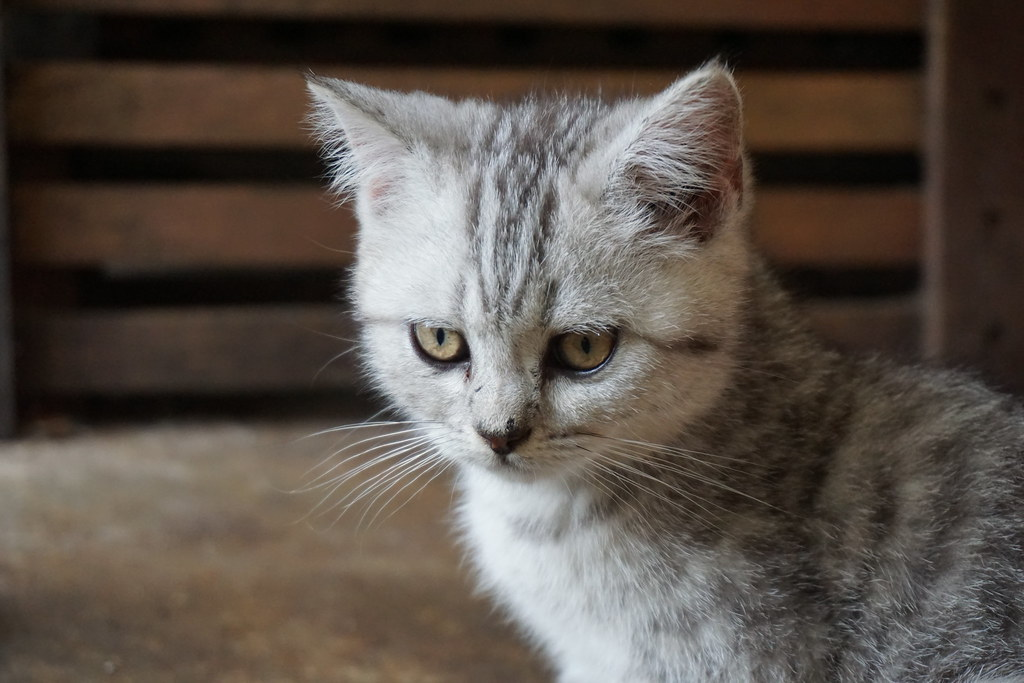
#> input picture img_sharpening/img_data/cat.jpg, 1024 x 683 px
$ python sharpening.py
#> lines starting #> are read from the running program, lines starting #| are printed output that depends on the picture
import cv2
import numpy as np

# Read img file
img = cv2.imread("./img_data/cat.jpg")
#> img is the input picture: shape (683, 1024, 3); mean B, G, R 72.7, 80.2, 89.2

# Create custom kernel
kernel1 = np.array([[0, -1, 0],
                   [-1, 5, -1],
                   [0, -1, 0]])
kernel2 = np.array([[-1, -1, -1],
                   [-1, 9, -1],
                   [-1, -1, -1]])

# img sharpening using filter2D
img_filter2D = cv2.filter2D(img, ddepth=-1, kernel=kernel2)
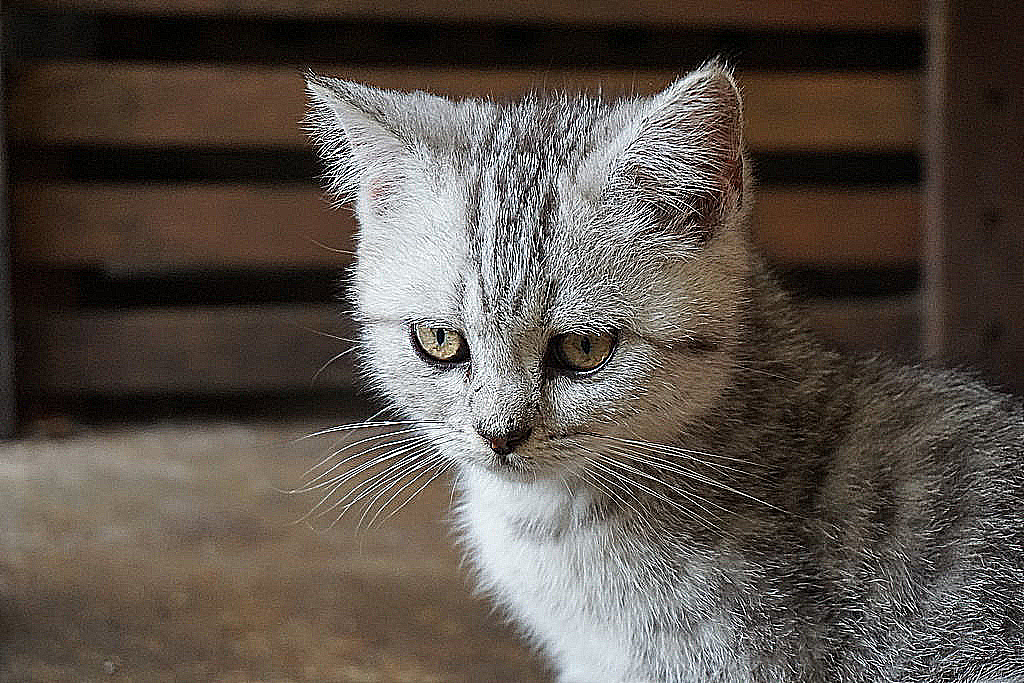
#> img_filter2D: shape (683, 1024, 3); mean B, G, R 73, 80.4, 89.2

# highpass filtering
img_gaussian_blur = cv2.GaussianBlur(img, (3, 3), sigmaX=3)
img_highpass = img - img_gaussian_blur + 127
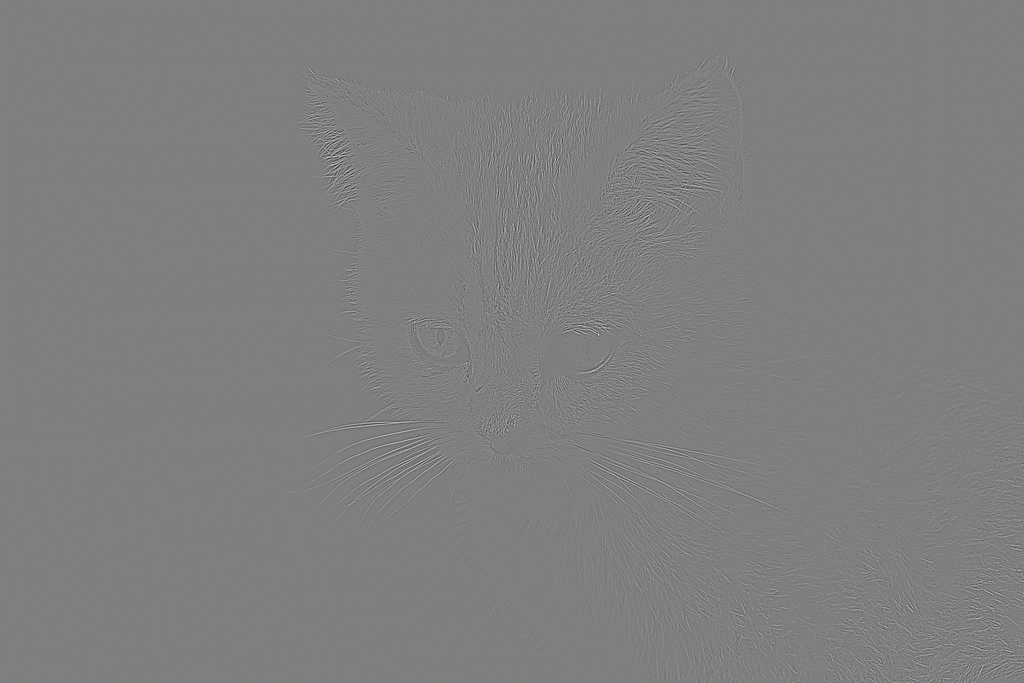
#> img_highpass: shape (683, 1024, 3); mean B, G, R 127, 127, 127

# unsharp masking / Highboost filtering
img_highboost = cv2.addWeighted(img, 2, img_gaussian_blur, -1, 0)

# Laplacian filtering
img_laplacian_blur = cv2.Laplacian(img, ddepth=8)
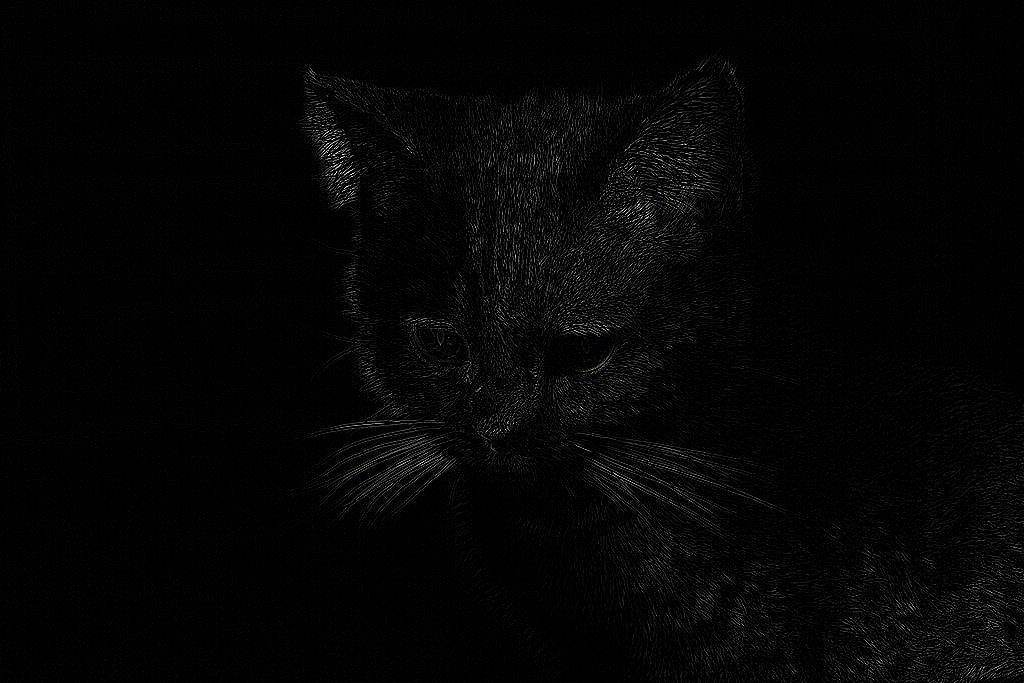
#> img_laplacian_blur: shape (683, 1024, 3); mean B, G, R 4.9, 4.9, 4.9
img_laplacian_sharp = cv2.addWeighted(img, 1.3, img_laplacian_blur, -1, 0)
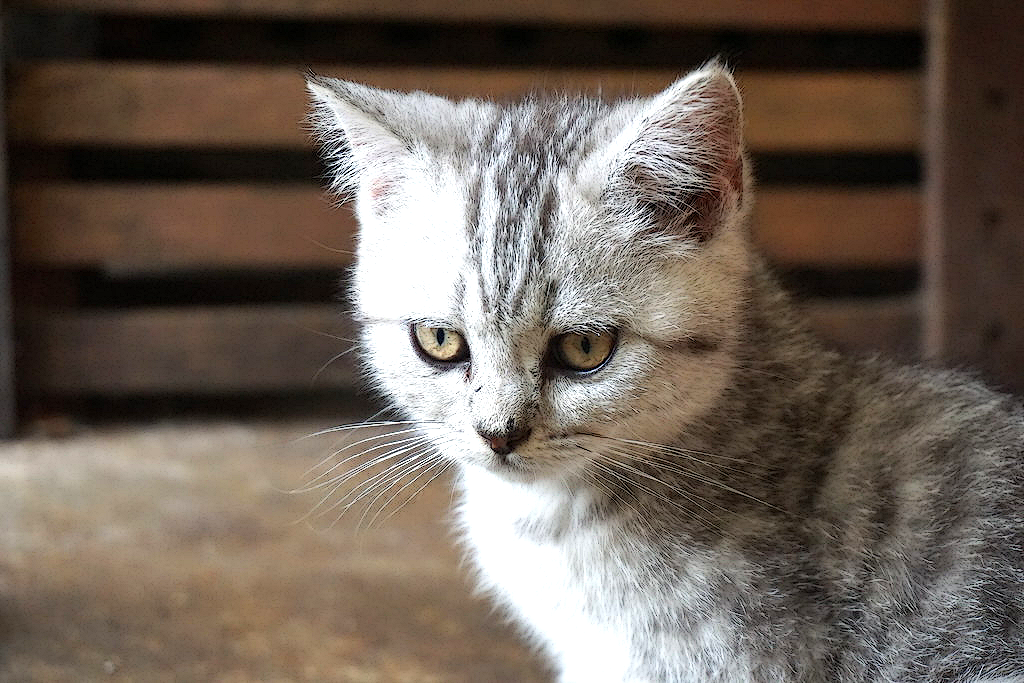
#> img_laplacian_sharp: shape (683, 1024, 3); mean B, G, R 88.3, 98.3, 110.3

# print result
cv2.imshow("before", img)
cv2.waitKey()
cv2.imshow("after", img_laplacian_sharp)
cv2.waitKey()
cv2.destroyAllWindows()

# write result
# cv2.imwrite("./img_processed/img_filter2D.jpg", img_filter2D)
# cv2.imwrite("./img_processed/img_highboost.jpg", img_highboost)
# cv2.imwrite("./img_processed/img_laplacian_sharp.jpg", img_laplacian_sharp)

$ run again, with img_sharpening/img_data/moutain.jpg copied over img_sharpening/img_data/cat.jpg
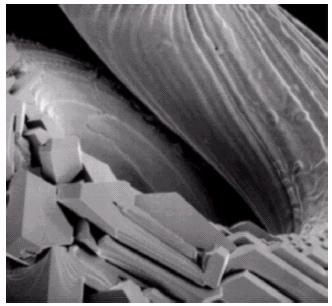
#> input picture img_sharpening/img_data/moutain.jpg, 332 x 306 px
#> img is the input picture: shape (306, 332, 3); mean B, G, R 110.8, 108, 110.1
#> `img_laplacian_blur = cv2.Laplacian(img, ddepth=8)`:
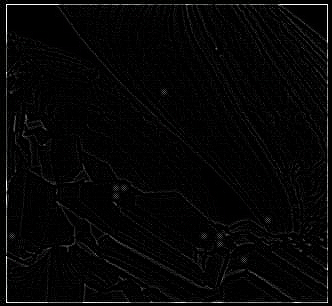
#> img_laplacian_blur: shape (306, 332, 3); mean B, G, R 5.9, 5.9, 5.9
#> `img_laplacian_sharp = cv2.addWeighted(img, 1.3, img_laplacian_blur, -1..`:
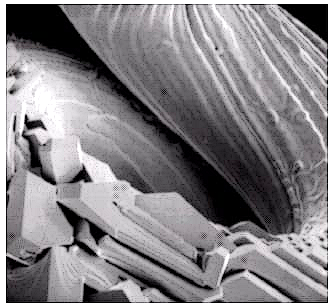
#> img_laplacian_sharp: shape (306, 332, 3); mean B, G, R 135.1, 131.7, 134.3
